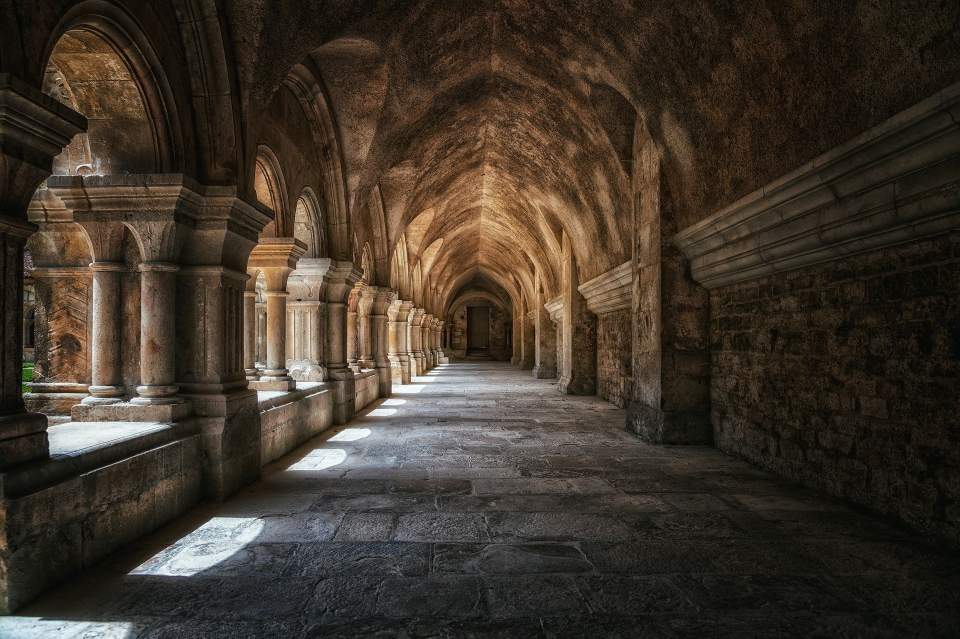
#> input picture python/image-manipulation/images/monastery.jpg, 1920 x 1277 px (shown at 1/2 size)
$ python draw_shapes.py
#> lines starting #> are read from the running program, lines starting #| are printed output that depends on the picture
from PIL import Image, ImageDraw, ImageFont

img = Image.open('images/monastery.jpg')
#> img is the input picture: PIL image 1920x1277 RGB; mean R, G, B 62.7, 52.9, 42
draw = ImageDraw.Draw(img)

draw.rectangle((700, 1000, 1300, 1200), outline='red', width=4, fill=(150, 10, 0))
draw.ellipse((700, 1000, 1300, 1200), width=4, fill=(0, 200, 0))
draw.arc((900, 1000, 1100, 1200), start=0, end=360, width=4, fill=(0, 0, 0))

font = ImageFont.truetype('DancingScript.ttf', size=48)
draw.text((1000, 1100), text="HELLO", font=font, anchor='mm')


img.show()
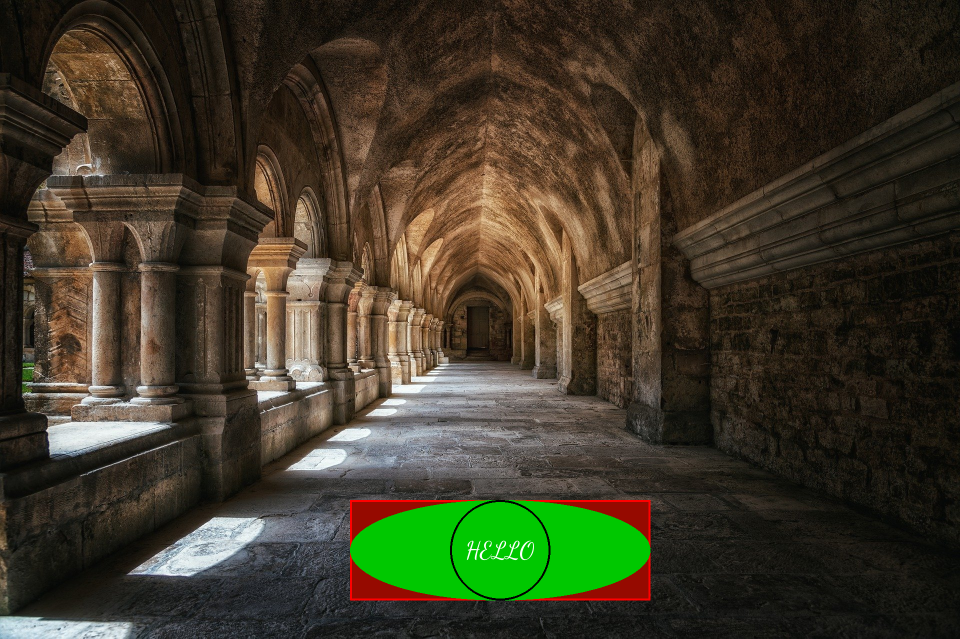
#> shown: PIL image 1920x1277 RGB (shown at 1/2 size); mean R, G, B 62, 57.9, 39.6

$ run again, with python/image-manipulation/images/buildings.jpg copied over python/image-manipulation/images/monastery.jpg
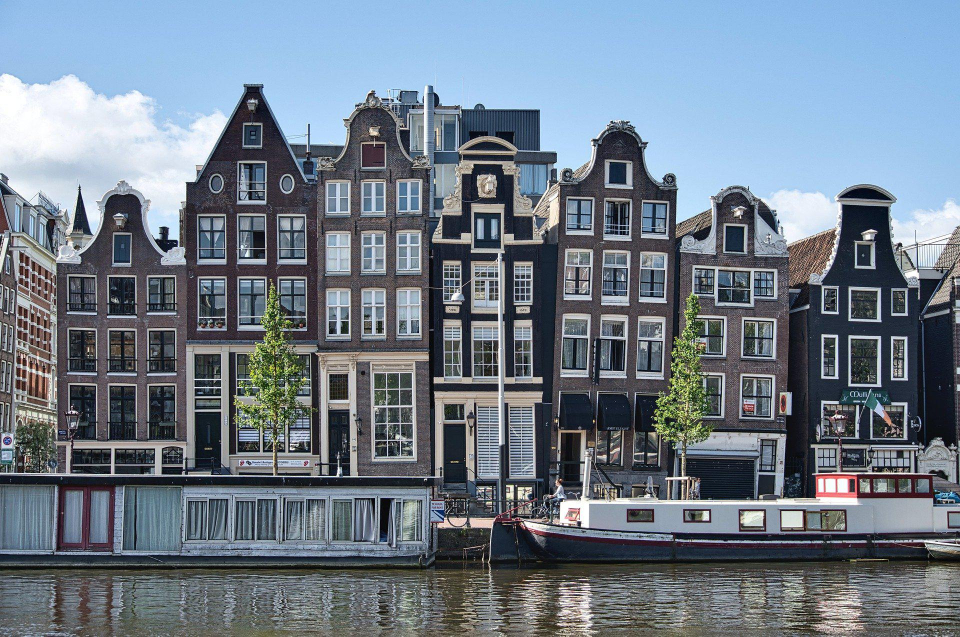
#> input picture python/image-manipulation/images/buildings.jpg, 1920 x 1273 px (shown at 1/2 size)
#> img is the input picture: PIL image 1920x1273 RGB; mean R, G, B 111.8, 123.9, 136.8
#> `img.show()`:
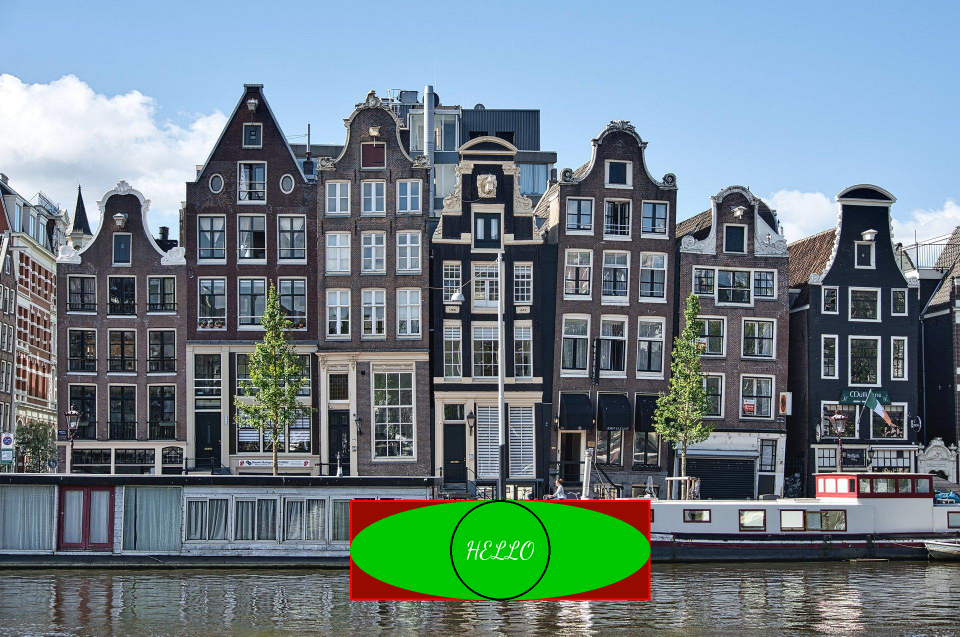
#> shown: PIL image 1920x1273 RGB (shown at 1/2 size); mean R, G, B 109.4, 127.2, 132.3

$ run again, with python/image-manipulation/images/cat.jpg copied over python/image-manipulation/images/monastery.jpg
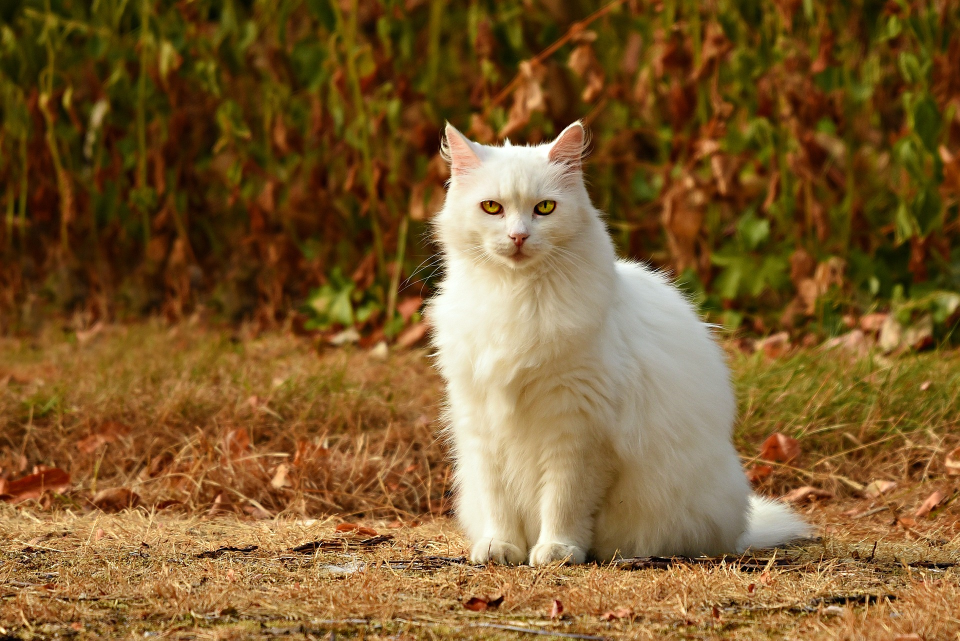
#> input picture python/image-manipulation/images/cat.jpg, 1920 x 1281 px (shown at 1/2 size)
#> img is the input picture: PIL image 1920x1281 RGB; mean R, G, B 125.2, 92.1, 46.1
#> `img.show()`:
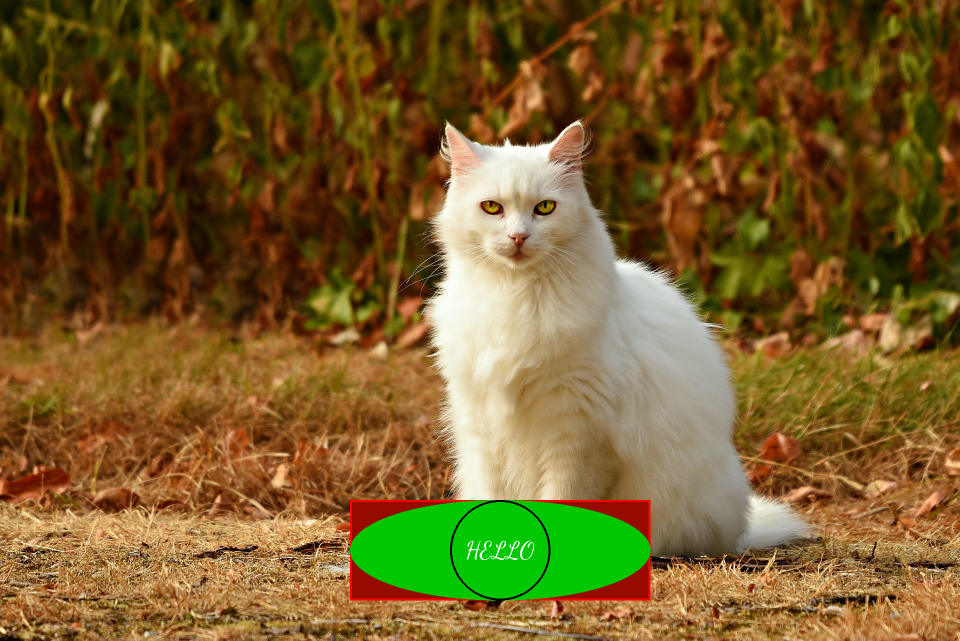
#> shown: PIL image 1920x1281 RGB (shown at 1/2 size); mean R, G, B 118.8, 93.2, 41.9
